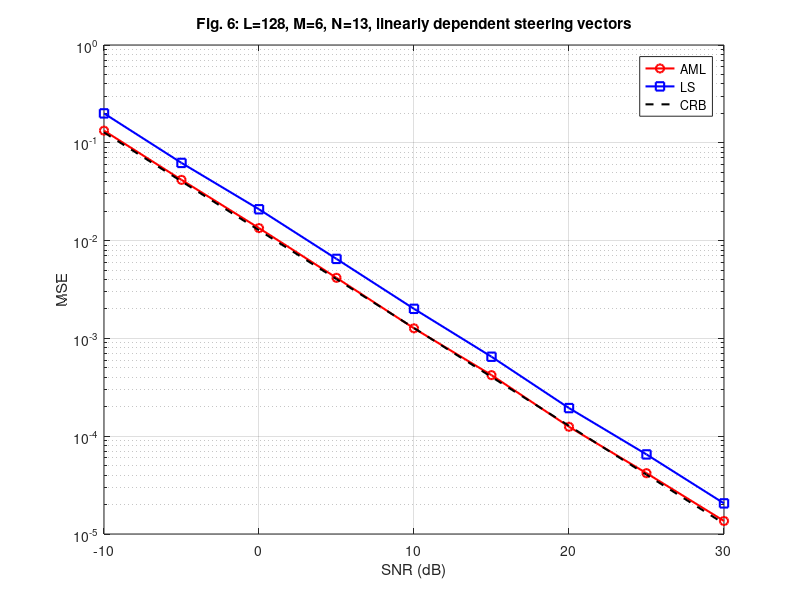

This chart was generated by the following MATLAB code:
% fig6.m: Fig. 6 in Xu, Stoica, Li 2006
% MSE vs SNR, L=128, N=13, M=6, linearly dependent steering vectors

clc;
clear all;
close all;

M = 6; N = 13; L = 128;
angles = linspace(-30, 30, N) * pi/180;
A = exp(1j * (0:M-1)' * (2*pi*0.5*sin(angles)));
S = (randn(N, L) + 1j*randn(N, L))/sqrt(2); % fixed across SNR
beta_true = ones(N, 1);
B = diag(beta_true);

SNR_dB_vals = -10:5:30;
nMC = 500;
MSE_AML = zeros(size(SNR_dB_vals));
MSE_LS = zeros(size(SNR_dB_vals));
CRB_vals = zeros(size(SNR_dB_vals));

for sidx = 1:length(SNR_dB_vals)
    SNR = 10^(SNR_dB_vals(sidx)/10);
    Q_true = 1/SNR * 0.9.^(abs((0:M-1)-(0:M-1)')) .* exp(1j*((0:M-1)-(0:M-1)')*pi/2);
    
    for mc = 1:nMC
        Z = (randn(M, L) + 1j*randn(M, L))/sqrt(2);
        noise = sqrtm(Q_true) * Z;
        X = A * B * S + noise;
        
        % AML
        Pi_S = S' * pinv(S*S') * S;
        T = X * (eye(L) - Pi_S) * X';
        if rcond(T) < 1e-12, T = T + 1e-6*eye(M); end
        Tinv = inv(T);
        beta_AML = inv((A'*Tinv*A) .* (S*S').') * diag(A'*Tinv*X*S');
        MSE_AML(sidx) = MSE_AML(sidx) + norm(beta_AML - beta_true)^2;
        
        % LS
        beta_LS = inv((A'*A) .* (S*S').') * diag(A'*X*S');
        MSE_LS(sidx) = MSE_LS(sidx) + norm(beta_LS - beta_true)^2;
    end
    MSE_AML(sidx) = MSE_AML(sidx)/nMC;
    MSE_LS(sidx) = MSE_LS(sidx)/nMC;
    
    CRB_vals(sidx) = trace(inv((A'*inv(Q_true)*A) .* (S*S').'));
end

figure;
semilogy(SNR_dB_vals, MSE_AML, 'ro-', 'LineWidth', 1.5); hold on;
semilogy(SNR_dB_vals, MSE_LS, 'bs-', 'LineWidth', 1.5);
semilogy(SNR_dB_vals, CRB_vals, 'k--', 'LineWidth', 1.5);
xlabel('SNR (dB)'); ylabel('MSE');
legend('AML', 'LS', 'CRB', 'Location', 'best');
title('Fig. 6: L=128, M=6, N=13, linearly dependent steering vectors');
grid on;
